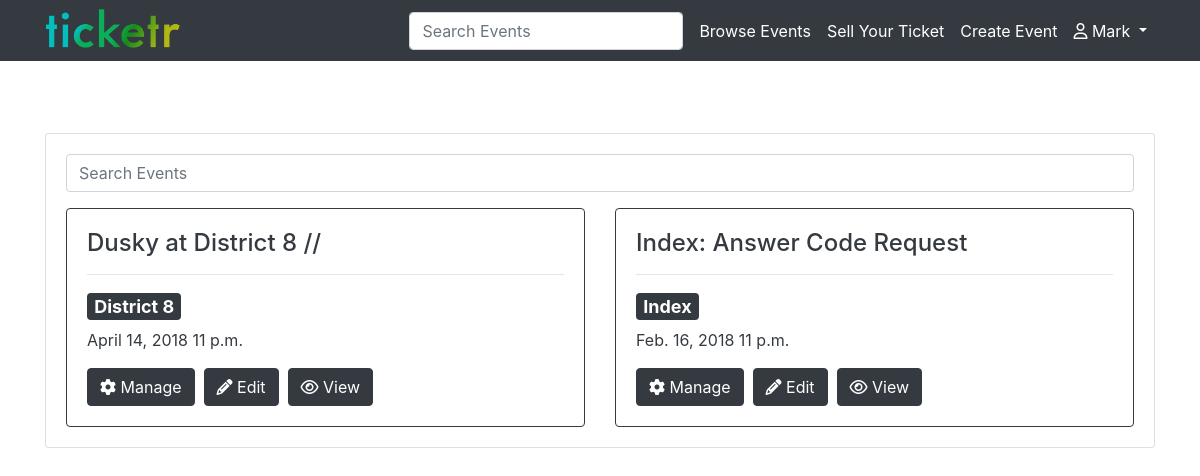
Page /event/my-events/ (signed in) on the committed database.
### event/models.py (models this page shows, shortened)
class Event(models.Model):
    title = models.CharField(max_length=256)
    location = models.CharField(max_length=256)
    start_date = models.DateField()
    start_time = models.TimeField()
    end_date = models.DateField()
    end_time = models.TimeField()
    image = models.ImageField(upload_to='static/event_images', blank=True, null=True)
    background_colour = models.CharField(max_length=7)
    description = models.TextField()
    organiser = models.ForeignKey(Organiser, on_delete=models.CASCADE)
    privacy = models.CharField(max_length=1)
    show_remaining_tickets = models.BooleanField()
    allow_resell = models.CharField(max_length=1)
    when_resell = models.CharField(max_length=1, blank=True)
    amount_resell = models.IntegerField(null=True, blank=True)
    class Meta:
        verbose_name_plural = 'Events'

class Organiser(models.Model):
    name = models.CharField(max_length=256)
    about = models.TextField(blank=True)
    image = models.ImageField(upload_to='static/organiser_images', blank=True, null=True)
    website = models.CharField(max_length=256, blank=True)
    facebook = models.CharField(max_length=256, blank=True)
    twitter = models.CharField(max_length=256, blank=True)
    background_colour = models.CharField(max_length=10, default='#D3D3D3', blank=True)
    text_color = models.CharField(max_length=10, default='#000000', blank=True)
    user = models.ForeignKey(User, on_delete=models.CASCADE)
    class Meta:
        verbose_name_plural = 'Organisers'

### event/views.py (the view, shortened to what this page needs)
class MyEvents(View):
    def get(self, request):
        if request.user.is_authenticated:
            organiser_profiles = Organiser.objects.all().filter(user=request.user)
            events = Event.objects.all().filter(organiser__in=organiser_profiles)
            context = {
                'events': events
            }
            return render(request, 'my-events.html', context)
        else:
            return redirect('/account/sign-in')

### templates/my-events.html (shortened to what this page needs)
{% extends "base.html" %}
{% block content %}
{% include 'menu.html' %}
<div class="small_background">
    <div class="container text-white">
        <h2>My Events</h2>
    </div>
</div>
<div class="container small_background_container">
    <div class="card">
        <div class="card-body">
            <div class="form-group">
                <input type="text" class="form-control" placeholder="Search Events"/>
            </div>
            {% if events %}
                <div class="row">
                    {% for event in events %}
                        <div class="col-md-6">
                            <div class="card border-dark">
                                <div class="card-body text-dark">
                                    <h4 class="card-title">{{ event.title }}</h4>
                                    <hr/>
                                    <h4><a href=""><span class="badge badge-dark">{{ event.organiser.name }}</span></a></h4>
                                    <p>{{ event.start_date }} {{ event.start_time }}</p>
                                    <a href="/event/manage/{{event.id}}" class="btn btn-dark"><i class="fa fa-cog"></i> Manage</a>&nbsp; <a href="" class="btn btn-dark"><i class="fa fa-pencil"></i> Edit</a>&nbsp; <a href="/event/{{ event.id }}" class="btn btn-dark"><i class="fa fa-eye"></i> View</a>
                                </div>
                            </div>
                        </div>
                    {% endfor %}
                </div>
            {% else %}
                <p>You do not have any events yet :(</p>
            {% endif %}
        </div>
    </div>
    <br/><br/>
</div>
{% endblock content %}

### templates/menu.html (shortened to what this page needs)
<nav class="navbar-expand-lg navbar navbar-dark bg-dark">
    <div class="container">
        <a class="navbar-brand" style="padding-top: 0" href="{% url 'home' %}"><img src="/static/images/logo.png" height="40px"/></a>
        <div class="collapse navbar-collapse" id="navbarSupportedContent">
            <ul class="navbar-nav ml-auto">
                <form class="form-inline my-2 my-lg-0" action="/event/browse/" method="post">
                    <input class="form-control mr-sm-2" type="search" placeholder="Search Events" aria-label="Search" name="search_query">
                </form>
                <li class="nav-item">
                    <a class="nav-link text-white" href="{% url 'browse-events' %}">Browse Events</a>
                </li>
                <li class="nav-item">
                    <a class="nav-link text-white" href="#">Sell Your Ticket</a>
                </li>
                <li class="nav-item">
                    <a class="nav-link text-white" href="{% url 'create-event' %}">Create Event</a>
                </li>
                <li class="nav-item">
                    {% if user.is_authenticated %}
                        <li class="nav-item dropdown">
                            <a class="nav-link dropdown-toggle text-white" href="#" id="navbarDropdown" role="button" data-toggle="dropdown" aria-haspopup="true" aria-expanded="false">
                                <i class="fa fa-user-o" aria-hidden="true"></i> {{ request.user.first_name }}
                            </a>
                        </li>
                    {% else %}
                        <a class="nav-link text-white" href="{% url 'sign-in' %}">Sign In</a>
                    {% endif %}
                </li>
            </ul>
        </div>
    </div>
</nav>

### static/css/custom.css (style rules this page uses)
.small_background { background-image: url('https://hdqwalls.com/wallpapers/triangles-colorful-background-nz.jpg'); background-size: 100%; padding-top: 2%; padding-bottom: 2%; margin-top: 0; position: absolute; width: 100% }
.small_background_container { margin-top: 6%; }

### rows in the picture
Event: title "Dusky at District 8 //", organiser.name "District 8", start_date "April 14, 2018", start_time "11 p.m."
Event: title "Index: Answer Code Request", organiser.name "Index", start_date "Feb. 16, 2018", start_time "11 p.m."

### other values in the picture
{{ request.user.first_name }} "Mark"
